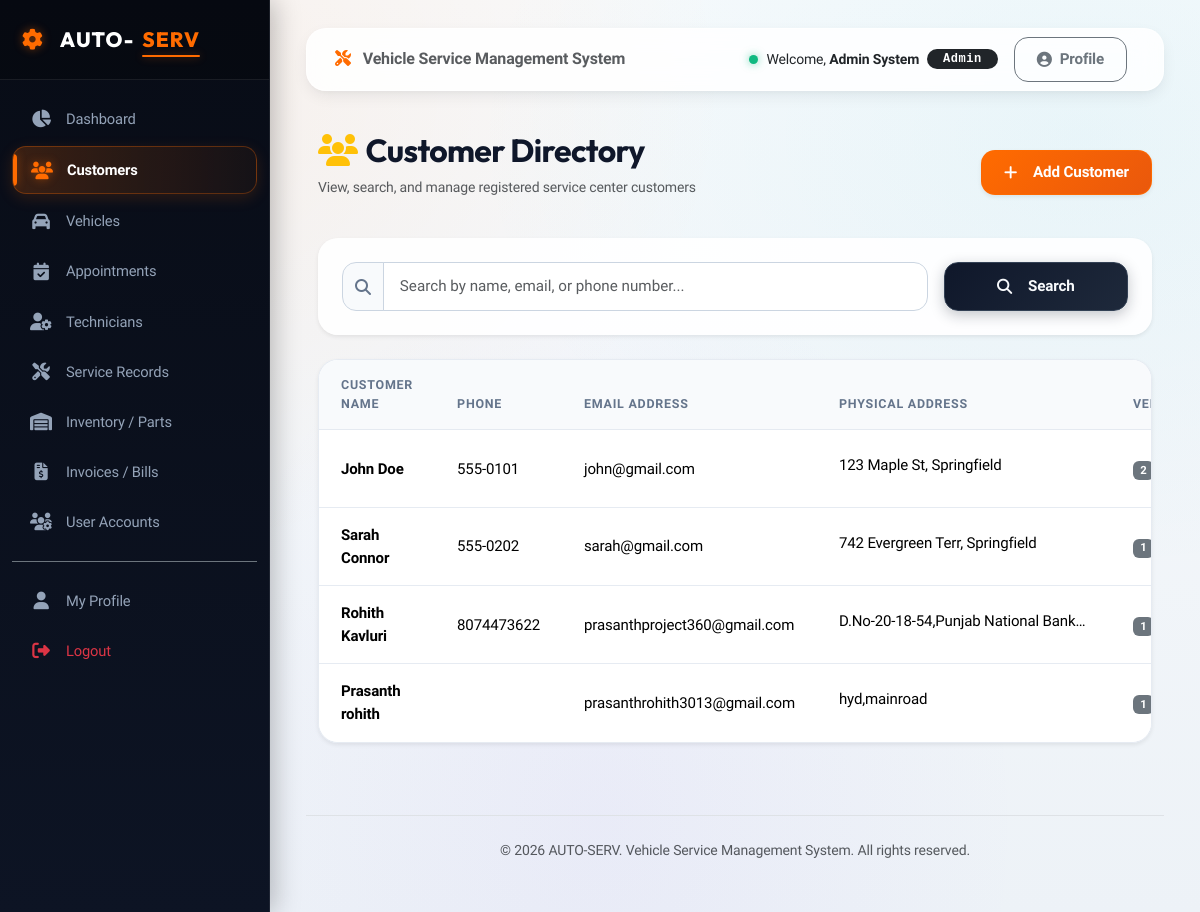
/customers/ (signed in), run on an earlier commit of the app's database.
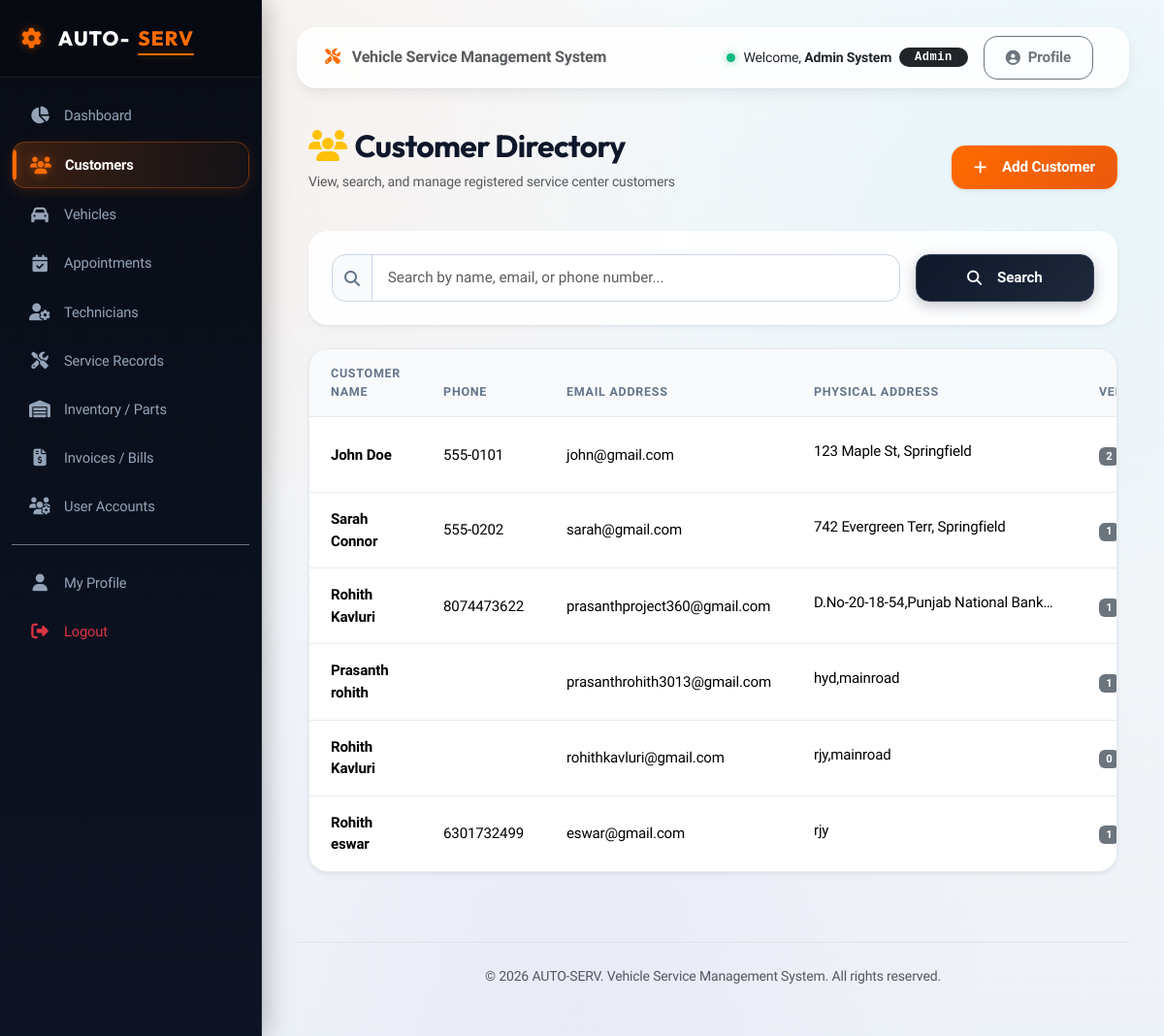
And on a later commit of the database.
### customers/models.py (models this page shows, shortened)
class Customer(models.Model):
    user = models.OneToOneField(settings.AUTH_USER_MODEL, on_delete=models.CASCADE, null=True, blank=True, related_name='customer')
    customer_name = models.CharField(max_length=100)
    phone = models.CharField(max_length=15)
    email = models.EmailField()
    address = models.TextField()

### accounts/decorators.py (the view)
        def _wrapped_view(request, *args, **kwargs):
            if request.user.is_authenticated:
                allowed_roles = list(roles)
                if 'admin' in allowed_roles and 'service_advisor' not in allowed_roles:
                    allowed_roles.append('service_advisor')
                if request.user.role in allowed_roles or request.user.is_superuser:
                    return view_func(request, *args, **kwargs)
            raise PermissionDenied

### customers/views.py (called while the page is built)
@login_required
@role_required('admin')
def customer_list(request):
    query = request.GET.get('q', '')
    if query:
        customers = Customer.objects.filter(
            Q(customer_name__icontains=query) |
            Q(phone__icontains=query) |
            Q(email__icontains=query)
        )
    else:
        customers = Customer.objects.all()
    return render(request, 'customers/customer_list.html', {
        'customers': customers,
        'query': query
    })

### templates/customers/customer_list.html (shortened to what this page needs)
{% extends 'base.html' %}
{% block content %}
<div class="d-flex justify-content-between align-items-center mb-4">
    <div>
        <h2 class="fw-bold"><i class="fa-solid fa-users text-warning me-2"></i>Customer Directory</h2>
        <p class="text-muted small">View, search, and manage registered service center customers</p>
    </div>
    <a href="{% url 'customers:customer_create' %}" class="btn btn-primary shadow-sm">
        <i class="fa-solid fa-plus me-2"></i>Add Customer
    </a>
</div>
<div class="card border-0 shadow-sm p-4 mb-4">
    <form method="get" class="row g-3">
        <div class="col-md-9">
            <div class="input-group">
                <span class="input-group-text"><i class="fa-solid fa-magnifying-glass"></i></span>
                <input type="text" name="q" class="form-control" placeholder="Search by name, email, or phone number..." value="{{ query }}">
            </div>
        </div>
        <div class="col-md-3 d-flex gap-2">
            <button type="submit" class="btn btn-secondary w-100"><i class="fa-solid fa-search me-2"></i>Search</button>
        </div>
    </form>
</div>
<div class="custom-table-card shadow-sm">
    <div class="table-responsive">
        <table class="table custom-table mb-0 align-middle">
            <thead>
                <tr>
                    <th>Customer Name</th>
                    <th>Phone</th>
                    <th>Email Address</th>
                    <th>Physical Address</th>
                    <th>Vehicles</th>
                </tr>
            </thead>
            <tbody>
                {% for customer in customers %}
                <tr>
                    <td class="fw-semibold">{{ customer.customer_name }}</td>
                    <td>{{ customer.phone }}</td>
                    <td>{{ customer.email }}</td>
                    <td><span class="text-truncate d-inline-block" style="max-width: 250px;">{{ customer.address }}</span></td>
                    <td><span class="badge bg-secondary">{{ customer.vehicles.count }}</span></td>
                </tr>
                {% endfor %}
            </tbody>
        </table>
    </div>
</div>
{% endblock %}

What changed in the data, as far as the page shows it:
added Customer: customer_name "Rohith Kavluri", email "rohithkavluri@gmail.com", address "rjy,mainroad", vehicles.count "0"
added Customer: customer_name "Rohith eswar", phone "6301732499", email "eswar@gmail.com", address "rjy", vehicles.count "1"
